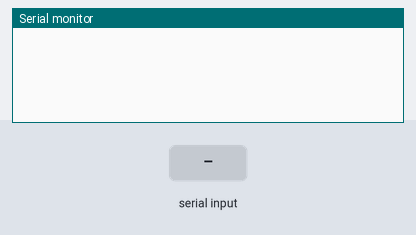
The sketch below on a simulated Arduino Uno, built with avr-gcc and run on an emulated ATmega328P. Parts: the last lines printed to the serial monitor. The inputs (shaded band) are chosen by the test bench.

Above: at 1.2 s.
1.3 s: "1" received over the second serial link
At 2.4 s:
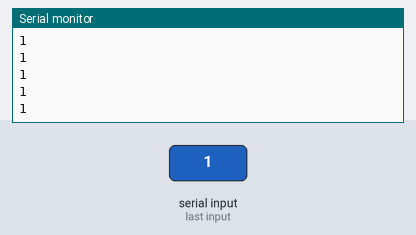
3.2 s: "0" received over the second serial link
At 3.8 s:
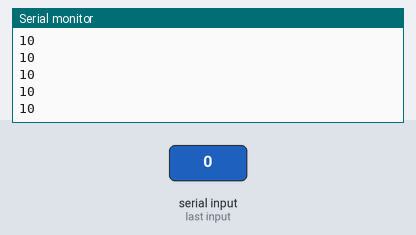
4.7 s: "2" received over the second serial link
At 5.2 s:
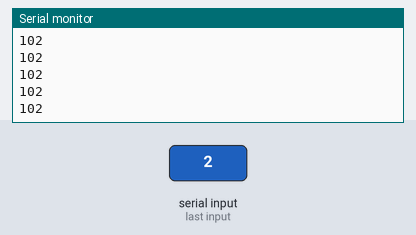
Timing chart, 0 to 7.7 s (numbered marks = the images above; inputs shaded):
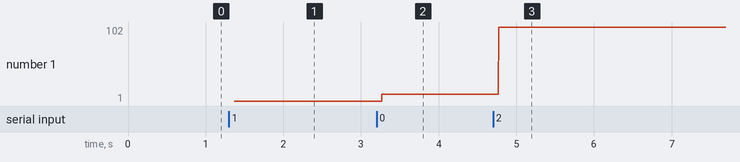

Measured:
- after the input at 1.3 s, the serial monitor: prints a new line after 0.07 s (image 1)
- after the input at 3.2 s, the serial monitor: prints a new line after 0.07 s (image 2)
- after the input at 4.7 s, the serial monitor: prints a new line after 0.07 s (image 3)
- plotted number 1: 1 → 10 after the input at 3.2 s, 10 → 102 after the input at 4.7 s

The sketch:

nanoenteck.ino
```cpp
#include <SoftwareSerial.h>
SoftwareSerial mySerial(12, 15); //SIM800L Tx & Rx is connected to Arduino #3 & #2
String texto = "";
bool c;
void setup()
{
  Serial.begin(9600);

  mySerial.begin(9600);

}

void loop()
{
  updateSerial();

}

void updateSerial()
{

  while (mySerial.available())
  {
    texto += (char)mySerial.read();
  }
Serial.println(texto);
}
```
